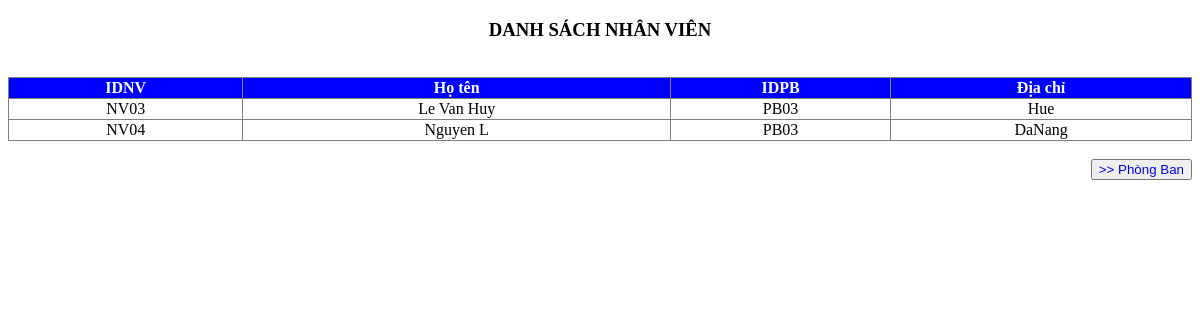
/xemnhanvienPB.php?IDPB=PB03, run on the app's committed database.
### tables this page shows
CREATE TABLE `nhanvien` (
  `IDNV` varchar(4) NOT NULL,
  `HoTen` varchar(30) NOT NULL,
  `IDPB` varchar(4) NOT NULL,
  `DiaChi` text NOT NULL
);

### xemnhanvienPB.php (the view, shortened to what this page needs)
<!DOCTYPE html>
<html lang="en">
<head>
</head>
<body>
    <?php require_once 'ketnoicsdl.php'?>
    <?php
        $ID = $_REQUEST["IDPB"];
        if($ID == '')
        {
            $sql = "SELECT * FROM nhanvien";
            header("Location:xemphongban.php");
        }
        else
        {
            $sql = "SELECT * FROM nhanvien where IDPB='$ID'";
        }
        $result = $conn->query($sql);
        echo "<h3>DANH SÁCH NHÂN VIÊN</h3><br>";
        if ($result->num_rows > 0) {
            echo '<table border = "1" width="100%">';
            echo "
            <tr>
                <th>IDNV</th>
                <th>Họ tên</th>
                <th>IDPB</th>
                <th>Địa chỉ</th>
            </tr>";
        while($row = $result->fetch_assoc())
        {
            echo "
            <tr>
                <td> ". $row["IDNV"]." </td>
                <td> ". $row["HoTen"]."</td>
                <td> ". $row["IDPB"]." </td>
                <td> ". $row["DiaChi"]." </td>
            </tr>";
        }
            echo '</table>';
        }
        else {
            echo "0 results";
        }
        ?>
        <br>
        <button class='btn'><a href="xemPB.php"> >> Phòng Ban</a></button>
</body>
</html>

### xemnhanvienPB.php (style rules this page uses)
table, th,tr,td, h3 { text-align: center; }
table { border-collapse: collapse; }
th { background-color:blue; color :white; }
.btn { float: right; }
.btn a { text-decoration: none; }

### data on the page
nhanvien: IDNV "NV03", HoTen "Le Van Huy", IDPB "PB03", DiaChi "Hue"
nhanvien: IDNV "NV04", HoTen "Nguyen L", IDPB "PB03", DiaChi "DaNang"
